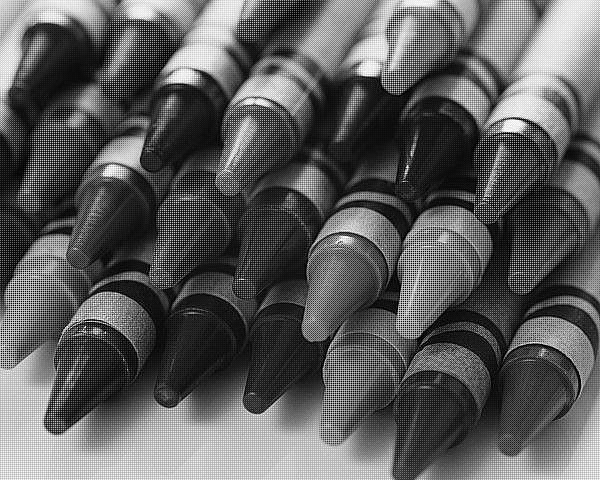
%> input picture Assignment#1/data/mosaic/crayons_mosaic.bmp, 600 x 480 px
$ octave Task1.m   (GNU Octave 9; MATLAB toolbox functions it lacks are replaced by stand-ins)
%> lines starting %> are read from the running program, lines starting %| are printed output that depends on the picture
mosaic = imread("data/mosaic/crayons_mosaic.bmp");
%> mosaic is the input picture: size 480x600 uint8; min 0, max 255, mean 92.4
h = size(mosaic, 1);
%> h = 480
w = size(mosaic, 2);
%> w = 600

repmat_r = uint8(repmat([1 0; 0 0], (h/2), (w/2)));
repmat_g = uint8(repmat([0 1; 1 0], (h/2), (w/2)));
repmat_b = uint8(repmat([0 0; 0 1], (h/2), (w/2)));

channel_r = mosaic.*repmat_r;
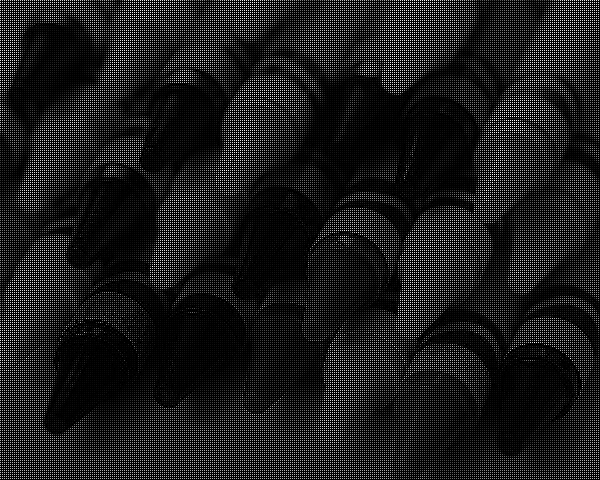
%> channel_r: size 480x600 uint8; min 0, max 255, mean 27.3
channel_g = mosaic.*repmat_g;
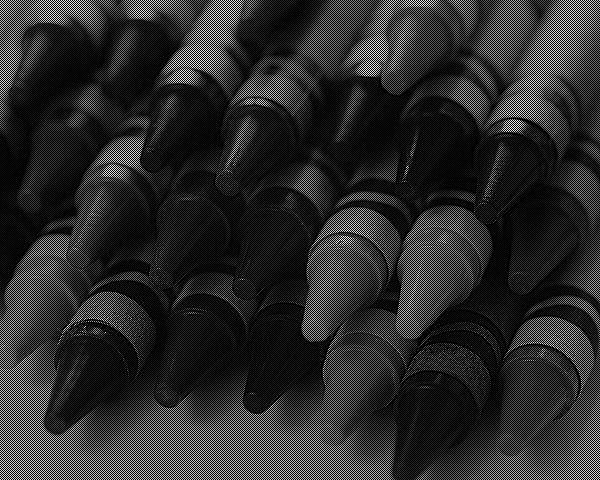
%> channel_g: size 480x600 uint8; min 0, max 255, mean 43.3
channel_b = mosaic.*repmat_b;
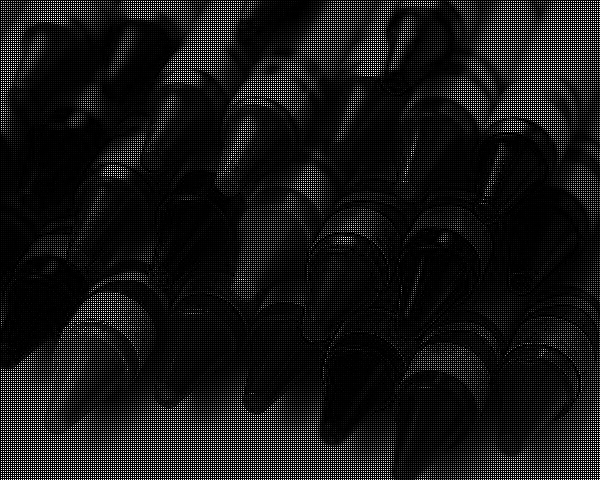
%> channel_b: size 480x600 uint8; min 0, max 255, mean 21.9

if exist('Task1', 'dir') == 0
    mkdir('Task1');
end
imwrite(channel_r, 'Task1/task1_red.jpg');
imwrite(channel_g, 'Task1/task1_green.jpg');
imwrite(channel_b, 'Task1/task1_blue.jpg');
